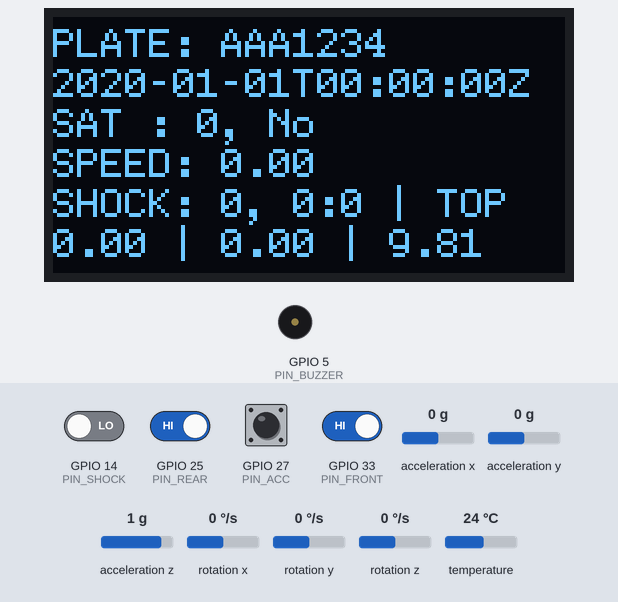
The sketch below on a simulated ESP32. On the bench: 128×64 one-colour display, buzzer (waves = sounding, pin HIGH). Inputs (shaded band) come from the test bench; at power-on: GPIO 25 (PIN_REAR), GPIO 27 (PIN_ACC), GPIO 33 (PIN_FRONT) HIGH, GPIO 14 (PIN_SHOCK) LOW, acceleration z 1 g, acceleration x 0 g, acceleration y 0 g, rotation x 0 °/s, rotation y 0 °/s, rotation z 0 °/s, temperature 24 °C. WiFi joins after 1.5 s; servers stay silent unless stated; what the sketch prints to the serial monitor is not drawn.

Above: at 1.2 s.
1.3 s: acceleration z set to -0.8 g
At 3.4 s:
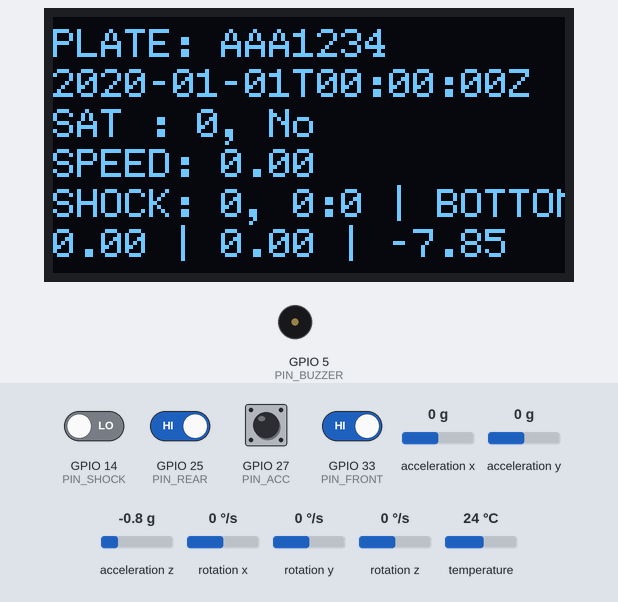
4.1 s: GPIO 14 (PIN_SHOCK) driven HIGH
At 4.8 s:
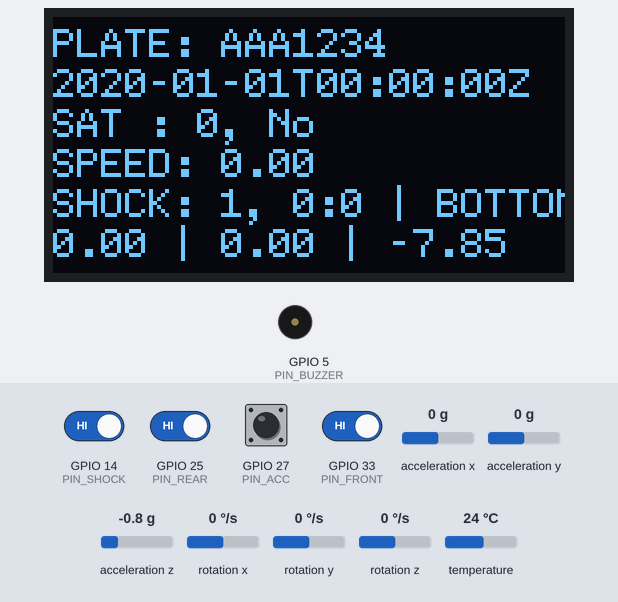
5.6 s: GPIO 25 (PIN_REAR) driven LOW
At 7.0 s:
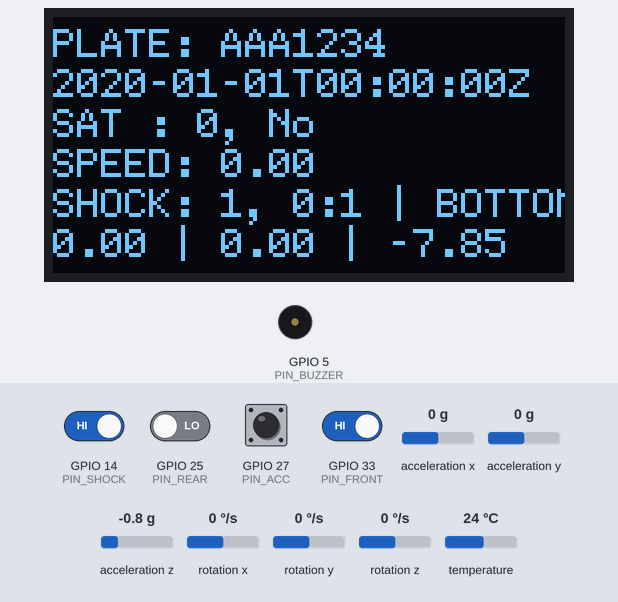
7.2 s: GPIO 33 (PIN_FRONT) driven LOW
At 8.2 s:
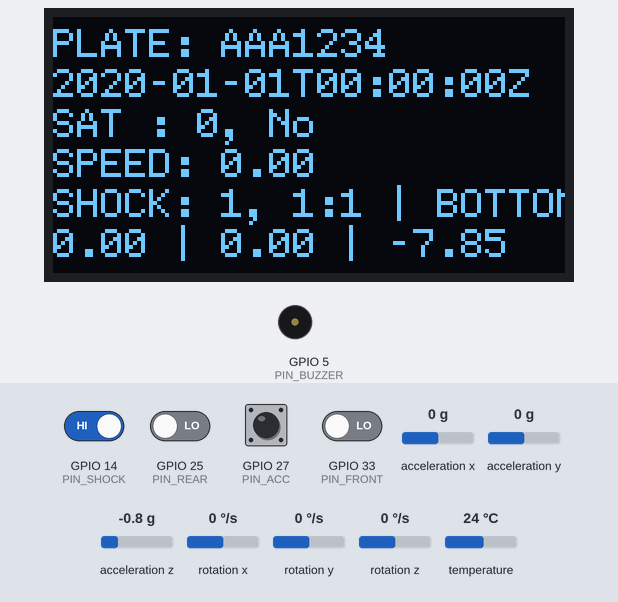
8.8 s: acceleration z set to 1.1 g
At 10.1 s:
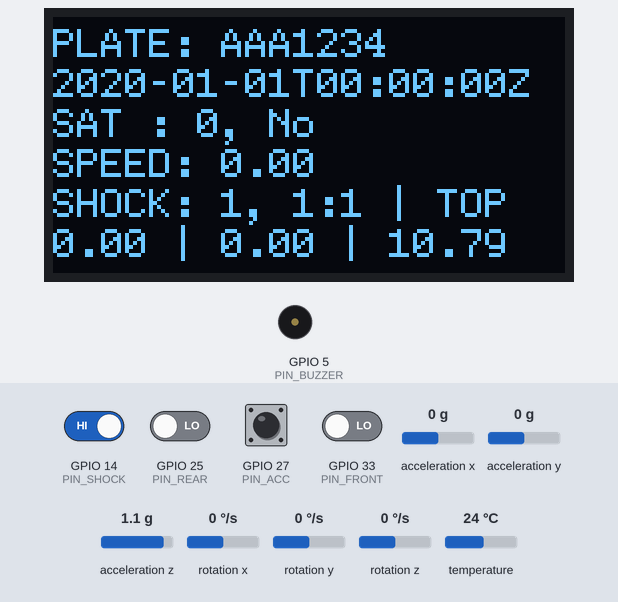
11.9 s: acceleration x set to -1.4 g
At 13.5 s:
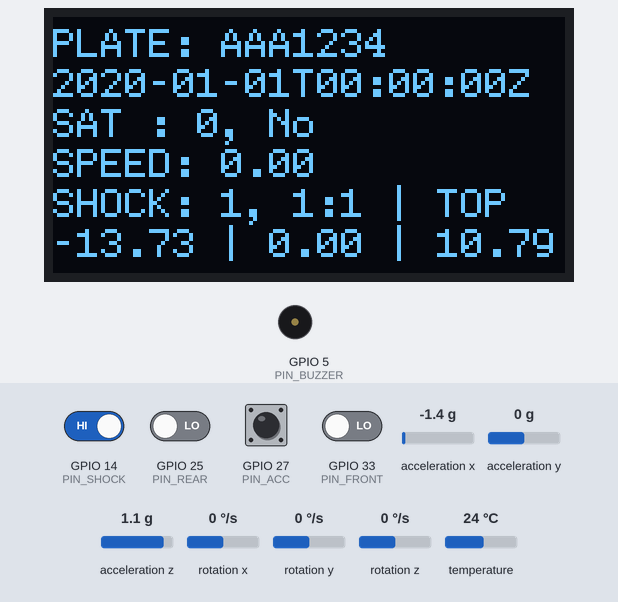
Timing chart, 0 to 14.7 s (numbered marks = the images above; inputs shaded):
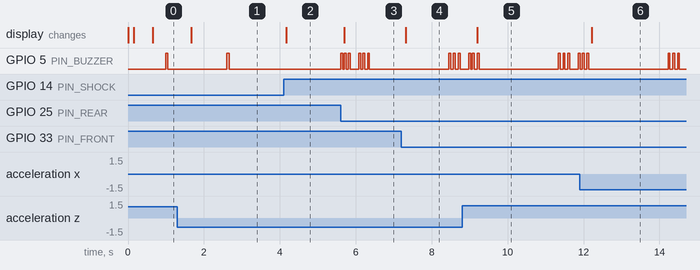

Measured:
- after the input at 1.3 s, the display: changes after 0.36 s (image 1)
- after the input at 4.1 s, the display: changes after 0.08 s (image 2)
- after the input at 5.6 s, the display: changes after 0.10 s (image 3)
- after the input at 7.2 s, the display: changes after 0.12 s (image 4)
- after the input at 8.8 s, the display: changes after 0.40 s (image 5)
- after the input at 11.9 s, the display: changes after 0.31 s (image 6)

The sketch:

ibrvaats.ino
```cpp
// #include <Arduino.h>
#include <Wire.h>

#include <ArduinoNmeaParser.h>

#include <U8g2lib.h>
#include <WiFi.h>

#include <esp_now.h>
#include "esp_wifi.h"

#include <Firebase_ESP_Client.h>
#include "addons/TokenHelper.h"
#include "addons/RTDBHelper.h"


#include <Adafruit_MPU6050.h>
#include <Adafruit_Sensor.h>
Adafruit_MPU6050 mpu;

// #include <NTPClient.h>
// #include <WiFiUdp.h>

// WiFiUDP ntpUDP;
// NTPClient timeClient(ntpUDP);

//#define WIFI_SSID "Lativo (Boarding)"
//#define WIFI_PASSWORD "lemonjuice5"
#define WIFI_SSID "caacbay.net"       //Lativo (Boarding)
#define WIFI_PASSWORD "g98j3Q1BIF2g"  //lemonjuice5

#define FIREBASE_PROJECT_ID "ibrvaats"
#define API_KEY "AIzaSyCu8ajKv3lyXT60rlo-1NOuEd4J7KrOY40"
#define USER_EMAIL "tapicglambert20@gmail.com"
#define USER_PASSWORD "123456"

FirebaseData fbdo;
FirebaseAuth auth;
FirebaseConfig config;

//Watchdog
#include <esp_task_wdt.h>


// Declaration for an SSD1306 display connected to I2C (SDA, SCL pins)
U8G2_SSD1306_128X64_NONAME_1_HW_I2C
u8g2(U8G2_R0, /*reset=*/U8X8_PIN_NONE, /*clock=*/SCL, /*data=*/SDA);

uint8_t GPS_RXD2 = 16;
uint8_t GPS_TXD2 = 17;
uint8_t PIN_SHOCK = 14;
uint8_t PIN_ACC = 27;
uint8_t PIN_FRONT = 33;
uint8_t PIN_REAR = 25;

const int PIN_BUZZER = 5;

TaskHandle_t TaskDisplay;
TaskHandle_t TaskSensor;
TaskHandle_t TaskWifi;
TaskHandle_t TaskFirebase;
TaskHandle_t TaskGps;
TaskHandle_t TaskUpload;
TaskHandle_t TaskMpu6050;

volatile double longitude = 0;
volatile double latitude = 0;
volatile double speed = 0;
volatile double course = 0;
volatile double temperature = 0;

volatile double accelX = 0;
volatile double accelY = 0;
volatile double accelZ = 0;
volatile double gyroX = 0;
volatile double gyroY = 0;
volatile double gyroZ = 0;

volatile int satellite = 0;
volatile bool isShocked = false;
volatile bool isFront = false;
volatile bool isRear = false;
volatile bool isConnected = false;
volatile bool isGpsFixed = false;
volatile bool isIgnition = false;

String gpsTime = "2020-01-01T00:00:00Z";
// String serverTime = "2020-01-01T00:00:00Z";

String MAC_ADDRESS = WiFi.macAddress();
String PLATE_NUMER = "AAA1234";
String orientation = "TOP";

//====================================================================== Functions
void buzz(uint8_t times = 1, uint16_t duration = 50) {
  for (uint8_t t = 0; t < times; t++) {
    digitalWrite(PIN_BUZZER, HIGH);
    vTaskDelay(duration / portTICK_PERIOD_MS);
    digitalWrite(PIN_BUZZER, LOW);
    vTaskDelay(duration / portTICK_PERIOD_MS);
  }
}

String padLeft(int value) {
  if (value < 10) return "0" + String(value);
  else String(value);
}

String toTimestamp(int year, int month, int day, int hour, int minute, int second) {
  return String(year) + "-" + String(month) + "-" + String(day) + "T" + String(hour) + ":" + String(minute) + ":" + String(second) + "Z";
}


//====================================================================== GPS Datas
void onRmcUpdate(nmea::RmcData const rmc) {
  if (rmc.is_valid) {
    longitude = isnan(rmc.longitude) ? 0 : rmc.longitude;
    latitude = isnan(rmc.latitude) ? 0 : rmc.latitude;
    speed = isnan(rmc.speed) ? 0 : rmc.speed;
    course = isnan(rmc.course) ? 0 : rmc.course;
    gpsTime = toTimestamp(rmc.date.year, rmc.date.month, rmc.date.day, rmc.time_utc.hour, rmc.time_utc.minute, rmc.time_utc.second);
  }
}

void onGgaUpdate(nmea::GgaData const gga) {
  if (gga.fix_quality != nmea::FixQuality::Invalid) {
    satellite = gga.num_satellites;
    isGpsFixed = true;
  } else {
    isGpsFixed = false;
    satellite = 0;
  }
}
ArduinoNmeaParser parser(onRmcUpdate, onGgaUpdate);

//====================================================================== Watchdog
void watchdogInit() {
  esp_task_wdt_config_t config = {
    .timeout_ms = 10000,
    .trigger_panic = false,
  };
  esp_task_wdt_reconfigure(&config);  //enable panic so ESP32 restarts

  // esp_task_wdt_add(TaskDisplay);   //add current thread to WDT watch
  // esp_task_wdt_add(TaskSensor);    //add current thread to WDT watch
  // esp_task_wdt_add(TaskWifi);      //add current thread to WDT watch
  // esp_task_wdt_add(TaskFirebase);  //add current thread to WDT watch
  // esp_task_wdt_add(TaskGps);       //add current thread to WDT watch
  // esp_task_wdt_add(TaskUpload);    //add current thread to WDT watch

  esp_task_wdt_delete(TaskDisplay);   //delete current thread to WDT watch
  esp_task_wdt_delete(TaskSensor);    //delete current thread to WDT watch
  esp_task_wdt_delete(TaskWifi);      //delete current thread to WDT watch
  esp_task_wdt_delete(TaskFirebase);  //delete current thread to WDT watch
  esp_task_wdt_delete(TaskGps);       //delete current thread to WDT watch
  esp_task_wdt_delete(TaskUpload);    //delete current thread to WDT watch
  esp_task_wdt_delete(TaskMpu6050);   //delete current thread to WDT watch
}


//====================================================================== TaskInit
void taskInit() {
  xTaskCreate(
    taskWifi,   /* Task function. */
    "TaskWifi", /* name of task. */
    10000,      /* Stack size of task */
    NULL,       /* parameter of the task */
    1,          /* priority of the task */
    &TaskWifi   /* Task handle to keep track of created task*/
  );

  xTaskCreate(
    taskFirebase,   /* Task function. */
    "taskFirebase", /* name of task. */
    10000,          /* Stack size of task */
    NULL,           /* parameter of the task */
    1,              /* priority of the task */
    &TaskFirebase   /* Task handle to keep track of created task*/
  );

  xTaskCreate(
    taskSensor,   /* Task function. */
    "TaskSensor", /* name of task. */
    10000,        /* Stack size of task */
    NULL,         /* parameter of the task */
    1,            /* priority of the task */
    &TaskSensor   /* Task handle to keep track of created task */
  );

  xTaskCreate(
    taskGps,   /* Task function. */
    "TaskGps", /* name of task. */
    10000,     /* Stack size of task */
    NULL,      /* parameter of the task */
    2,         /* priority of the task */
    &TaskGps   /* Task handle to keep track of created task*/
  );

  xTaskCreate(
    taskDisplay,   /* Task function. */
    "TaskDisplay", /* name of task. */
    10000,         /* Stack size of task */
    NULL,          /* parameter of the task */
    3,             /* priority of the task */
    &TaskDisplay   /* Task handle to keep track of created task */
  );

  xTaskCreate(
    taskUpload,   /* Task function. */
    "TaskUpload", /* name of task. */
    10000,        /* Stack size of task */
    NULL,         /* parameter of the task */
    3,            /* priority of the task */
    &TaskUpload   /* Task handle to keep track of created task */
  );

  xTaskCreate(
    taskMpu6050,   /* Task function. */
    "TaskMpu6050", /* name of task. */
    10000,         /* Stack size of task */
    NULL,          /* parameter of the task */
    2,             /* priority of the task */
    &TaskMpu6050   /* Task handle to keep track of created task */
  );
}


void taskGps(void* pvParameters) {
  Serial2.begin(9600, SERIAL_8N1, GPS_RXD2, GPS_TXD2);

  for (;;) {
    // esp_task_wdt_reset();
    vTaskDelay(1 / portTICK_PERIOD_MS);

    while (Serial2.available()) {
      parser.encode((char)Serial2.read());
    }
  }
}

//Connect to wifi
void taskWifi(void* pvParameters) {
  Serial.println("WIFI: starting!");
  WiFi.mode(WIFI_STA);

  for (;;) {
    // esp_task_wdt_reset();
    vTaskDelay(1000 / portTICK_PERIOD_MS);


    if (!WiFi.STA.started()) delay(500);

    if (WiFi.status() == WL_CONNECTED) continue;

    buzz(1);

    WiFi.begin(WIFI_SSID, WIFI_PASSWORD);

    Serial.println("WIFI: Connecting...");
    while (WiFi.status() != WL_CONNECTED) delay(500);

    Serial.print("WIFI: Connected with IP: ");
    Serial.println(WiFi.localIP());

    MAC_ADDRESS = WiFi.macAddress();

    buzz(1);
  }
}

// Firebase
void taskFirebase(void* pvParameters) {
  // Serial.printf("Firebase Client v%s\n\n", FIREBASE_CLIENT_VERSION);
  uint8_t attempt = 0;
  for (;;) {
    // esp_task_wdt_reset();
    vTaskDelay(1 / portTICK_PERIOD_MS);


    if (WiFi.status() != WL_CONNECTED) continue;

    if (Firebase.ready()) continue;

    if (Firebase.isTokenExpired()) attempt = 0;

    if (attempt > 0) continue;

    buzz(2);

    config.api_key = API_KEY;
    auth.user.email = USER_EMAIL;
    auth.user.password = USER_PASSWORD;

    config.token_status_callback = tokenStatusCallback;

    Firebase.begin(&config, &auth);
    Firebase.reconnectWiFi(true);

    Serial.println("FIREBASE: Connected!");
    buzz(2);

    attempt++;
  }
}

void taskDisplay(void* pvParameters) {
  u8g2.begin();
  u8g2.enableUTF8Print();
  u8g2.setFont(u8g2_font_profont11_tr);

  for (;;) {
    // esp_task_wdt_reset();
    vTaskDelay(100 / portTICK_PERIOD_MS);

    u8g2.firstPage();
    do {
      u8g2.setCursor(0, 10);
      u8g2.println("PLATE: " + String(PLATE_NUMER));
      u8g2.setCursor(0, 20);
      u8g2.println(String(gpsTime));
      u8g2.setCursor(0, 30);
      u8g2.println("SAT : " + String(satellite) + ", " + String(isGpsFixed ? "Yes" : "No"));
      u8g2.setCursor(0, 40);
      u8g2.println("SPEED: " + String(speed));
      u8g2.setCursor(0, 50);
      u8g2.println("SHOCK: " + String(isShocked) + ", " + String(isFront) + ":" + String(isRear) + " | " + orientation);
      u8g2.setCursor(0, 60);
      u8g2.println(String(accelX, 2) + " | " + String(accelY, 2) + " | " + String(accelZ, 2));
    } while (u8g2.nextPage());
  }
}

//taskSensor: Read Sensor then Firebase
void taskSensor(void* pvParameters) {
  pinMode(PIN_SHOCK, INPUT);
  pinMode(PIN_ACC, INPUT);
  pinMode(PIN_BUZZER, OUTPUT);
  pinMode(PIN_FRONT, INPUT);
  pinMode(PIN_REAR, INPUT);

  for (;;) {
    // esp_task_wdt_reset();
    vTaskDelay(1 / portTICK_PERIOD_MS);

    if (!isShocked && digitalRead(PIN_SHOCK)) {
      Serial.println("SHOCK SENSOR: Detected!");
    }
    isShocked = digitalRead(PIN_SHOCK);

    if (!isIgnition && !digitalRead(PIN_ACC)) {
      Serial.println("ACC SENSOR: Detected!");
    }
    isIgnition = !digitalRead(PIN_ACC);

    if (!isFront && !digitalRead(PIN_FRONT)) {
      Serial.println("INFRARED SENSOR: Front!");
    }
    isFront = !digitalRead(PIN_FRONT);

    if (!isRear && !digitalRead(PIN_REAR)) {
      Serial.println("INFRARED SENSOR: Rear!");
    }
    isRear = !digitalRead(PIN_REAR);
  }
}

void taskUpload(void* pvParameters) {
  for (;;) {
    // esp_task_wdt_reset();
    vTaskDelay(1 / portTICK_PERIOD_MS);

    if (!isShocked) continue;

    if (!isRear && !isFront) continue;

    // if (speed < 0.2) continue;

    if (WiFi.status() != WL_CONNECTED) continue;

    if (!Firebase.ready()) continue;

    buzz(3);

    Serial.println("FIREBASE: Uploading document!");

    String documentPath_ID = "datas";
    FirebaseJson content;

    content.set("fields/plateNumber/stringValue", PLATE_NUMER);

    content.set("fields/gpsTime/timestampValue", gpsTime);
    content.set("fields/longitude/doubleValue", longitude);
    content.set("fields/latitude/doubleValue", latitude);
    content.set("fields/speed/doubleValue", speed);

    content.set("fields/accelX/doubleValue", accelX);
    content.set("fields/accelY/doubleValue", accelY);
    content.set("fields/accelZ/doubleValue", accelZ);
    content.set("fields/gyroX/doubleValue", gyroX);
    content.set("fields/gyroY/doubleValue", gyroY);
    content.set("fields/gyroZ/doubleValue", gyroZ);
    content.set("fields/temperature/doubleValue", temperature);

    content.set("fields/course/doubleValue", course);
    content.set("fields/shock/booleanValue", isShocked);
    content.set("fields/front/booleanValue", isFront);
    content.set("fields/rear/booleanValue", isRear);
    content.set("fields/satellite/integerValue", satellite);
    content.set("fields/ignition/booleanValue", isIgnition);
    content.set("fields/gpsFixed/booleanValue", isGpsFixed);

    bool result = Firebase.Firestore.createDocument(&fbdo, FIREBASE_PROJECT_ID, "", documentPath_ID.c_str(), content.raw());

    if (result) {
      Serial.println("FIREBASE: Document Added!");
      buzz(3);
    } else {
      Serial.print("FIREBASE: Document Error!");
      Serial.println(fbdo.errorReason());
      buzz(3, 100);
    }

    delay(2000);
  }
}

void taskMpu6050(void* pvParameters) {
  if (!mpu.begin()) {
    vTaskDelay(1000 / portTICK_PERIOD_MS);
  }

  mpu.setAccelerometerRange(MPU6050_RANGE_8_G);
  mpu.setGyroRange(MPU6050_RANGE_500_DEG);
  mpu.setFilterBandwidth(MPU6050_BAND_5_HZ);

  for (;;) {
    // esp_task_wdt_reset();
    vTaskDelay(500 / portTICK_PERIOD_MS);

    sensors_event_t a, g, temp;
    mpu.getEvent(&a, &g, &temp);

    accelX = a.acceleration.x;
    accelY = a.acceleration.y;
    accelZ = a.acceleration.z;

    gyroX = g.gyro.x;
    gyroY = g.gyro.y;
    gyroZ = g.gyro.z;

    temperature = temp.temperature;

    bool top = (accelX > -2.0 && accelX < 2.0) && (accelY > -2.0 && accelY < 2.0) && (accelZ > 8.0 && accelZ < 12.0);
    bool bottom = (accelX > -3.0 && accelX < 3.0) && (accelY > -3.0 && accelY < 3.0) && (accelZ < -6.0 && accelZ > -12.0);
    bool left = (accelX > -3.0 && accelX < 3.0) && (accelY > 6.0 && accelY < 12.0) && (accelZ > -3.0 && accelZ < 3.0);
    bool right = (accelX > -3.0 && accelX < 3.0) && (accelY < -6.0 && accelY > -12.0) && (accelZ > -3.0 && accelZ < 3.0);
    bool front = (accelX > 6.0 && accelX < 12.0) && (accelY > -3.0 && accelY < 3.0) && (accelZ > -3.0 && accelZ < 3.0);
    bool rear = (accelX < -6.0 && accelX > -12.0) && (accelY > -23.0 && accelY < 3.0) && (accelZ > -3.0 && accelZ < 3.0);

    if (top) orientation = "TOP";
    if (bottom) orientation = "BOTTOM";
    if (left) orientation = "LEFT";
    if (right) orientation = "RIGHT";
    if (front) orientation = "FRONT";
    if (rear) orientation = "REAR";

    // Serial.println("ORIENTATION: " + orientation);
  }
}

// Setup
void setup() {
  //for debugging
  Serial.begin(9600);

  watchdogInit();
  taskInit();
}

void loop() {}
```

timegm.c
```cpp
// (licence header left out)
/**************************************************************************************
 * INCLUDE
 **************************************************************************************/

#include <time.h>

/**************************************************************************************
 * FUNCTION DEFINITION
 **************************************************************************************/

static int is_leap(unsigned y)
{
    y += 1900;
    return (y % 4) == 0 && ((y % 100) != 0 || (y % 400) == 0);
}

time_t rk_timegm (struct tm *tm)
{
  static const int ndays[2][12] ={
    {31, 28, 31, 30, 31, 30, 31, 31, 30, 31, 30, 31},
    {31, 29, 31, 30, 31, 30, 31, 31, 30, 31, 30, 31}};
  time_t res = 0;
  int i;

  if (tm->tm_year < 0)
      return -1;
  if (tm->tm_mon < 0 || tm->tm_mon > 11)
      return -1;
  if (tm->tm_mday < 1 || tm->tm_mday > ndays[is_leap(tm->tm_year)][tm->tm_mon])
      return -1;
  if (tm->tm_hour < 0 || tm->tm_hour > 23)
      return -1;
  if (tm->tm_min < 0 || tm->tm_min > 59)
      return -1;
  if (tm->tm_sec < 0 || tm->tm_sec > 59)
      return -1;

  for (i = 70; i < tm->tm_year; ++i)
    res += is_leap(i) ? 366 : 365;

  for (i = 0; i < tm->tm_mon; ++i)
    res += ndays[is_leap(tm->tm_year)][i];
  res += tm->tm_mday - 1;
  res *= 24;
  res += tm->tm_hour;
  res *= 60;
  res += tm->tm_min;
  res *= 60;
  res += tm->tm_sec;
  return res;
}
```
